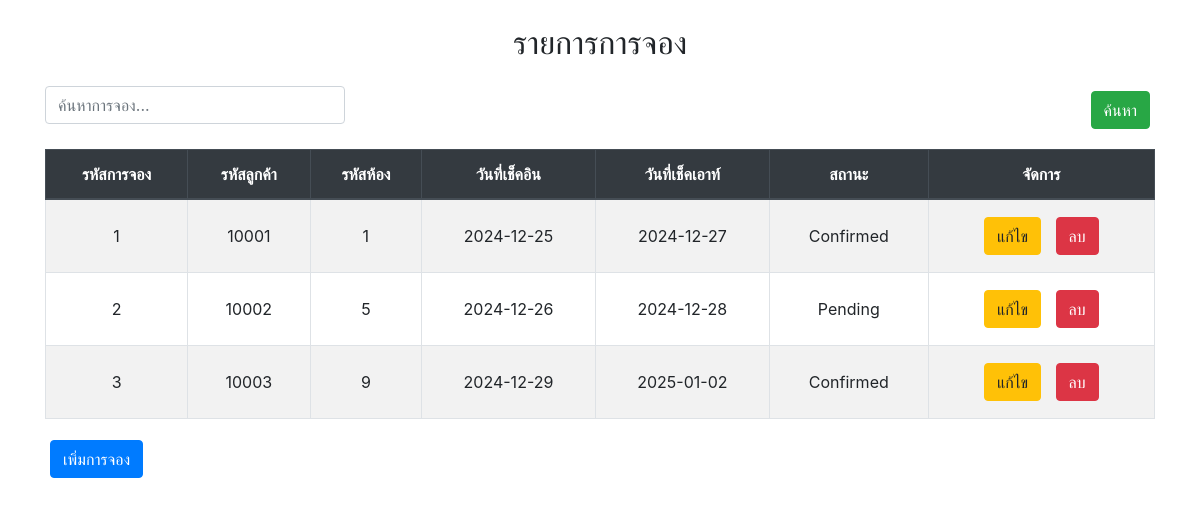
The page / on the database its author committed.
### tables this page shows
CREATE TABLE `reservations` (
  `reservation_id` int(11) NOT NULL,
  `customer_id` char(5) NOT NULL,
  `room_id` int(11) NOT NULL,
  `check_in_date` date NOT NULL,
  `check_out_date` date NOT NULL,
  `status` varchar(20) DEFAULT 'Pending'
);

### index.php (the view, shortened to what this page needs)
<!DOCTYPE html>
<html lang="th">
<head>
    <link href="https://stackpath.bootstrapcdn.com/bootstrap/4.5.2/css/bootstrap.min.css" rel="stylesheet">
</head>
<body>
    <div class="container mt-4">
        <h2 class="text-center mb-4">รายการการจอง</h2>
        <div class="search-container d-flex justify-content-between">
            <input type="text" id="searchInput" class="form-control search-input" placeholder="ค้นหาการจอง...">
            <button class="btn btn-success btn-custom" id="searchButton">ค้นหา</button>
        </div>
        <table class="table table-bordered table-striped">
            <thead class="thead-dark">
                <tr>
                    <th>รหัสการจอง</th>
                    <th>รหัสลูกค้า</th>
                    <th>รหัสห้อง</th>
                    <th>วันที่เช็คอิน</th>
                    <th>วันที่เช็คเอาท์</th>
                    <th>สถานะ</th>
                    <th>จัดการ</th>
                </tr>
            </thead>
            <tbody>
                <?php
                require 'connect.php';
                $stmt = $conn->query('SELECT * FROM reservations');
                while ($row = $stmt->fetch(PDO::FETCH_ASSOC)) {
                    echo "<tr>
                    <td>{$row['reservation_id']}</td>
                    <td>{$row['customer_id']}</td>
                    <td>{$row['room_id']}</td>
                    <td>{$row['check_in_date']}</td>
                    <td>{$row['check_out_date']}</td>
                    <td>{$row['status']}</td>
                    <td>
                        <a href='EditReservation.php?reservation_id={$row['reservation_id']}' class='btn btn-warning btn-custom'>แก้ไข</a>
                        <a href='DeleteReservation.php?reservation_id={$row['reservation_id']}' class='btn btn-danger btn-custom'>ลบ</a>
                    </td>
                </tr>";
                }
                ?>
            </tbody>
        </table>
        <a href="InsertReservations.php" class="btn btn-primary btn-custom">เพิ่มการจอง</a>
    </div>
</body>
</html>

### index.php (style rules this page uses)
.table th, .table td { text-align: center; }
.table td, .table th { vertical-align: middle; }
.search-container { margin-bottom: 15px; }
.search-input { width: 100%; max-width: 300px; }
.btn-custom { margin: 5px; }

### rows shown on the page
reservations: reservation_id "1", customer "10001", room "1", check_in_date "2024-12-25", check_out_date "2024-12-27", status "Confirmed"
reservations: reservation_id "2", customer "10002", room "5", check_in_date "2024-12-26", check_out_date "2024-12-28", status "Pending"
reservations: reservation_id "3", customer "10003", room "9", check_in_date "2024-12-29", check_out_date "2025-01-02", status "Confirmed"
